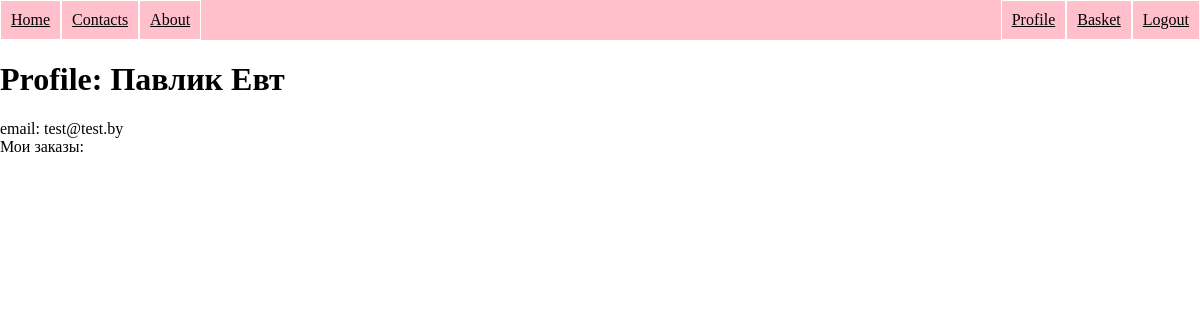
Before: /profile/3?username=Павлик (signed in) with the older database file.
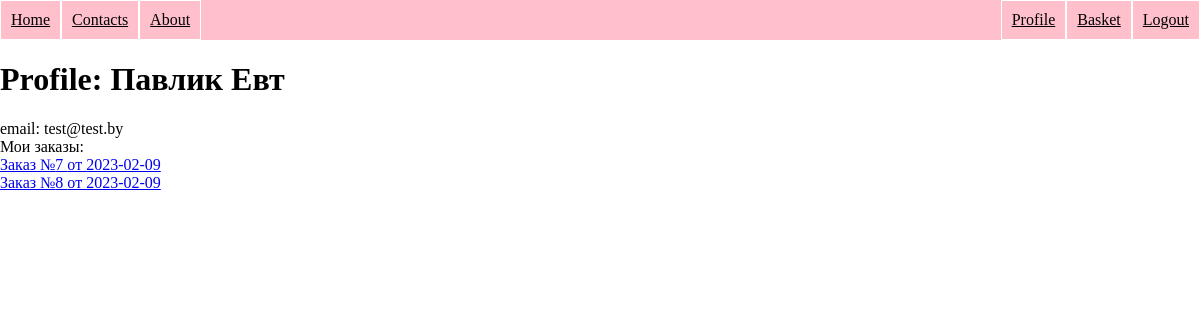
After: the same page with the newer database file.
### app/models.py (models this page shows)
class Order(Base):
    __tablename__ = 'order'
    id = Column (Integer, primary_key=True)
    address = Column(String)
    status = Column(Integer)
    date_order = Column(DATE)
    user_id = Column(Integer, ForeignKey('user.id'))
    user = relationship('User', back_populates='parent')
    parent = relationship('Basket', back_populates='order')

### app/main/routes.py (the view)
@bp.get('/profile/<id>')
@login_required
def profile(id):
    user = session.query(User).filter_by(id=id).first()
    orders = session.query(Order).filter_by(user_id=current_user.id).filter_by(status=1).all()
    return render_template('main/profile.html', title='profile', user=user, orders=orders)

### app/models.py (called while the page is built)
@login.user_loader
def load_user(id):
    user = session.query(User).get(int(id))
    return user

### app/templates/main/profile.html
{% extends "base.html" %}
{% block content %}
<h1>Profile: {{ user.name }} {{user.last_name}}</h1>
email: {{ user.email }}
<br>
Мои заказы:<br>
{% for order in orders %}
    <a href="{{ url_for('main.order', order_id=order.id) }}">Заказ №{{ order.id }}
        от {{ order.date_order }}</a><br>
{% endfor %}
{% endblock %}

Changed rows visible on the page:
added Order: id "7", date_order "2023-02-09"
added Order: id "8", date_order "2023-02-09"
